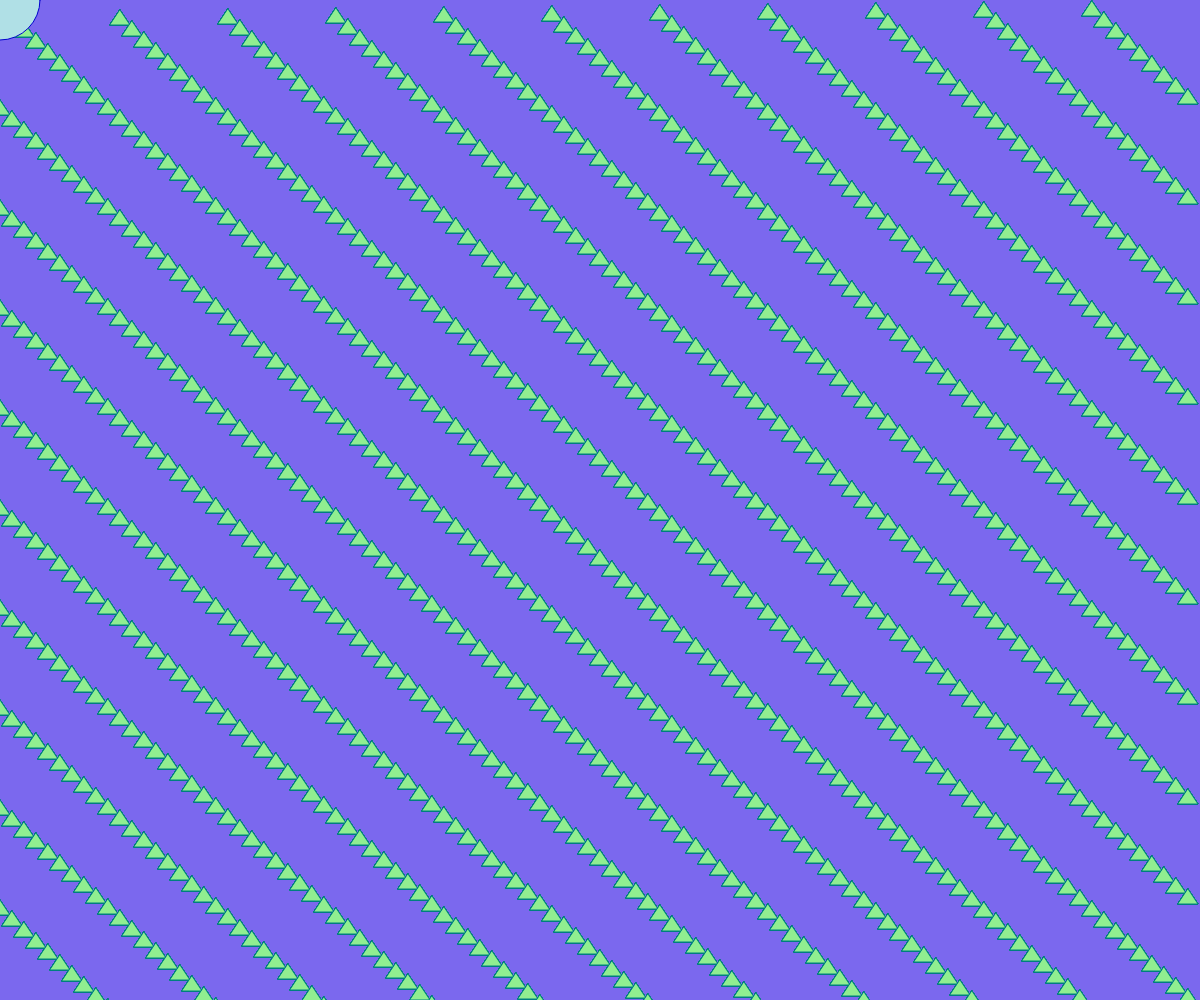
Frame 1 (no input)
Frame 60 (no input): identical to frame 1, image omitted
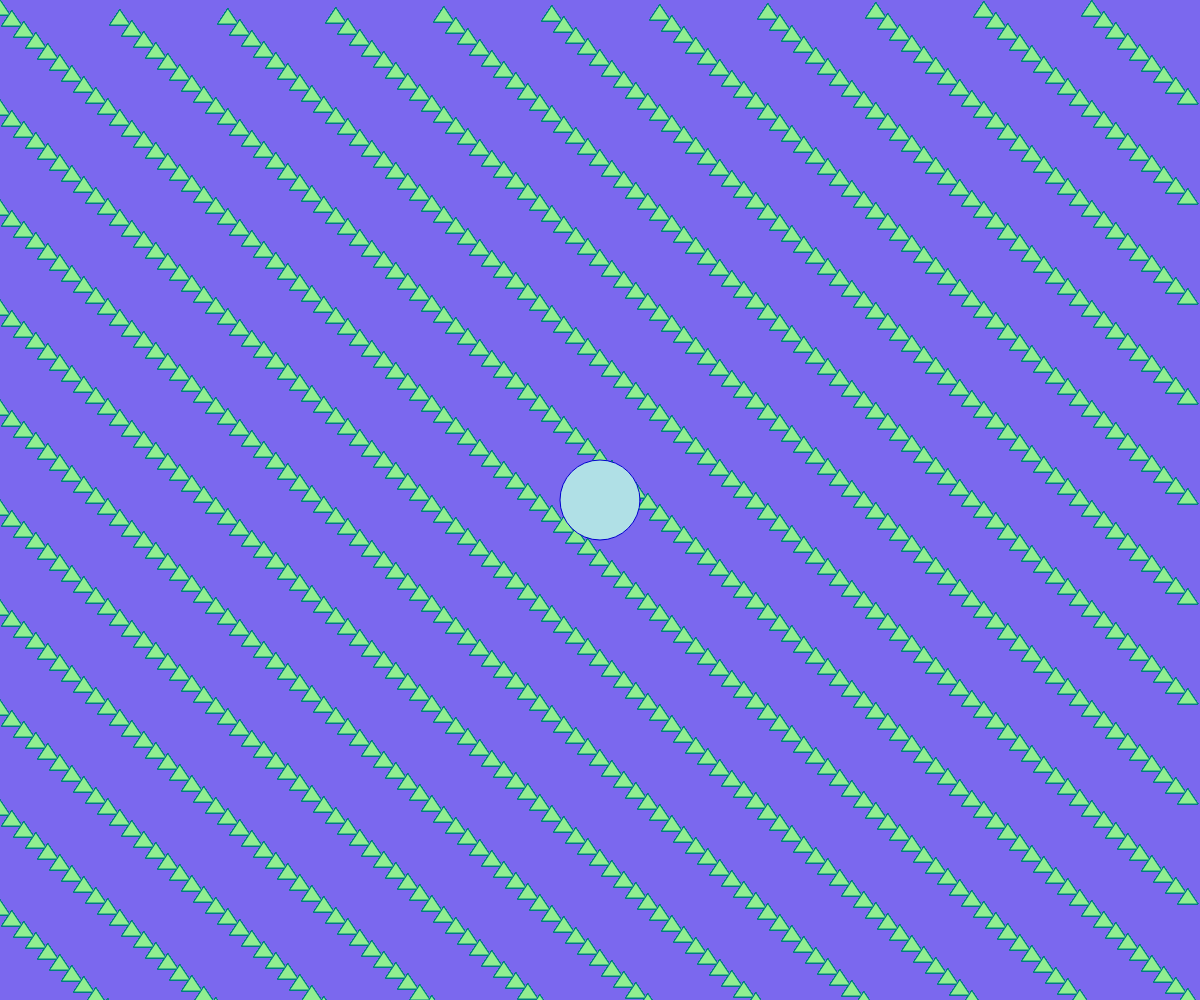
Frame 120 (the mouse pressed at the canvas centre since frame 60)

The p5.js sketch that drew these frames (run headless with seeded random() and noise() and a simulated clock; from frame 60 on, the mouse is pressed at the canvas centre):

// p5.js sketch
// ── sketch.js
function setup(){
    createCanvas(windowWidth,windowHeight);
}

function draw(){
    background(123, 104, 238);
    fill('#90EE90');
    stroke('#008080');
    for(let i = 0; i < 10000; i++){
        let x = (i*12) % width;
        let y = (i*11) % height;
        triangle(x, y, x+10, y+15, x-10, y+15);
    }
    
    fill('#B0E0E6');
    stroke('#0000CD');
    if(mouseX < 700){
        circle(mouseX,mouseY,80);
    }else{
        rect(mouseX,mouseY,60,40);
    }
}
// ── script.js
var churro; // this is a variable declaration without definiton

console.log(churro); // churro has the value undefined

churro = 13;
churro = 'churro is great';
churro = 'churro said "yum"';

// keyword expression codeblock

if(true){
    console.log(churro);
}

if( 15 > 15){
    console.log('is it true?');
}

churro = "delicious";
if(churro){ // coercion change string to a boolean
    console.log('churro is delicious');
}

if(churro === 'delicious'){ // === testing for equal value and same type
    console.log('really delicious');
}

// == testing for equal value but allows for coercion
// churro == true
// churro gets coerced to a boolean and the expression is true

// typeof operator precedes a variable name or literal value

console.log(typeof "aiejfienjn");
console.log(typeof churro);

if(typeof churro === "string"){
    churro = 'ejwodja dsknos';
}else{
    churro = 42;
}

//////////////// 
// for loop

for(var i = 0; i < 5; i++){
    console.log('hello');
}

for(var i = 0; i < 10; i++){
    console.log(i);
} 
console.log(i);
////////

// function declaration
function bagel(){
    console.log('i am bagel');
    return 'bagel';
}

// function invokation
bagel(); /// () function invokation operator 

/* multiline comment
for(var i = 0; i < 10000; i++){
        bagel();
}
*/

console.log( bagel() );

function yogurt(data){
    data = data + 100;
    return data;
}

var mydata = yogurt(50);
console.log(mydata);
console.log( typeof mydata);
